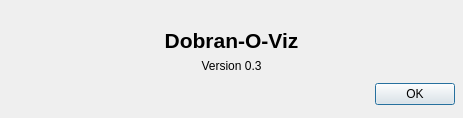
<ui version="4.0" >
 <author></author>
 <comment></comment>
 <exportmacro></exportmacro>
 <class>AboutDialog</class>
 <widget class="QDialog" name="AboutDialog" >
  <property name="geometry" >
   <rect>
    <x>0</x>
    <y>0</y>
    <width>463</width>
    <height>98</height>
   </rect>
  </property>
  <property name="sizePolicy" >
   <sizepolicy>
    <hsizetype>1</hsizetype>
    <vsizetype>1</vsizetype>
    <horstretch>0</horstretch>
    <verstretch>0</verstretch>
   </sizepolicy>
  </property>
  <property name="windowTitle" >
   <string>Dialog</string>
  </property>
  <property name="modal" >
   <bool>true</bool>
  </property>
  <layout class="QGridLayout" >
   <property name="margin" >
    <number>8</number>
   </property>
   <property name="spacing" >
    <number>6</number>
   </property>
   <item row="0" column="0" >
    <widget class="QLabel" name="label" >
     <property name="sizePolicy" >
      <sizepolicy>
       <hsizetype>0</hsizetype>
       <vsizetype>0</vsizetype>
       <horstretch>0</horstretch>
       <verstretch>0</verstretch>
      </sizepolicy>
     </property>
     <property name="text" >
      <string/>
     </property>
     <property name="pixmap" >
      <pixmap/>
     </property>
    </widget>
   </item>
   <item row="3" column="0" >
    <layout class="QHBoxLayout" >
     <property name="margin" >
      <number>0</number>
     </property>
     <property name="spacing" >
      <number>6</number>
     </property>
     <item>
      <spacer>
       <property name="orientation" >
        <enum>Qt::Horizontal</enum>
       </property>
       <property name="sizeHint" >
        <size>
         <width>131</width>
         <height>31</height>
        </size>
       </property>
      </spacer>
     </item>
     <item>
      <widget class="QPushButton" name="okButton" >
       <property name="text" >
        <string>OK</string>
       </property>
      </widget>
     </item>
    </layout>
   </item>
   <item row="1" column="0" >
    <widget class="QLabel" name="label_2" >
     <property name="font" >
      <font>
       <family>MS Shell Dlg</family>
       <pointsize>16</pointsize>
       <weight>75</weight>
       <italic>false</italic>
       <bold>true</bold>
       <underline>false</underline>
       <strikeout>false</strikeout>
      </font>
     </property>
     <property name="text" >
      <string>Dobran-O-Viz</string>
     </property>
     <property name="alignment" >
      <set>Qt::AlignHCenter</set>
     </property>
    </widget>
   </item>
   <item row="2" column="0" >
    <widget class="QLabel" name="label_3" >
     <property name="text" >
      <string>Version 0.3</string>
     </property>
     <property name="alignment" >
      <set>Qt::AlignHCenter</set>
     </property>
    </widget>
   </item>
  </layout>
 </widget>
 <pixmapfunction></pixmapfunction>
 <resources>
  <include location="Resources.qrc" />
 </resources>
 <connections>
  <connection>
   <sender>okButton</sender>
   <signal>clicked()</signal>
   <receiver>AboutDialog</receiver>
   <slot>accept()</slot>
   <hints>
    <hint type="sourcelabel" >
     <x>278</x>
     <y>253</y>
    </hint>
    <hint type="destinationlabel" >
     <x>96</x>
     <y>254</y>
    </hint>
   </hints>
  </connection>
 </connections>
</ui>
